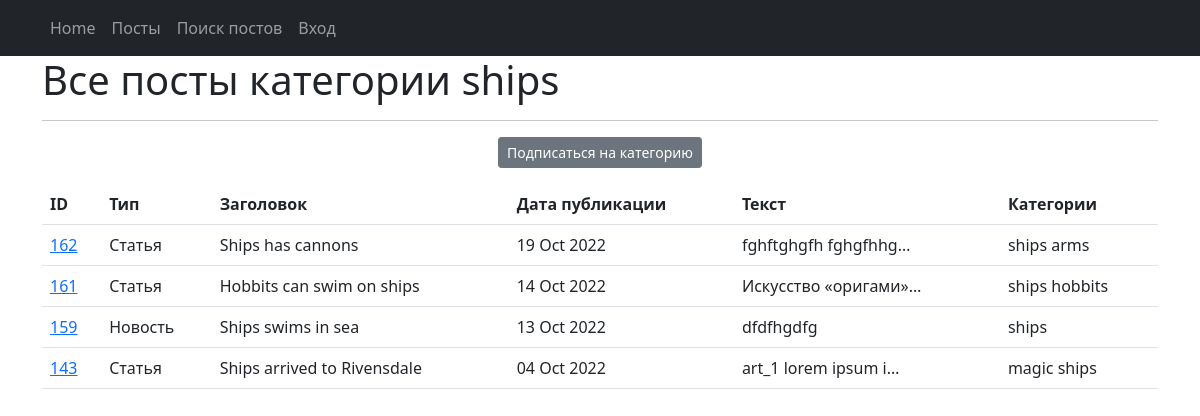
The app's page /news/categories/202, older data.
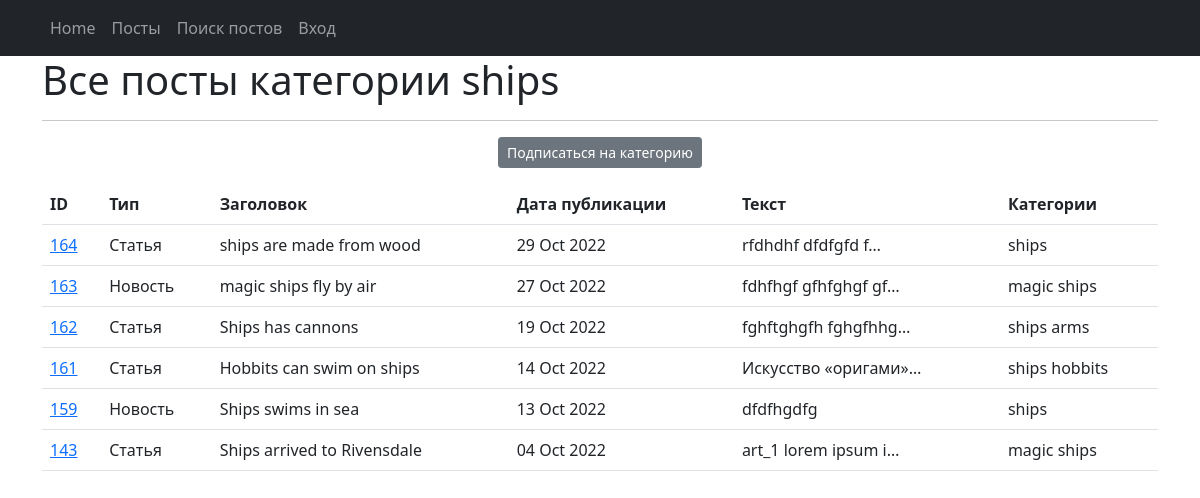
The same page, newer data.
### news/models.py (models this page shows, shortened)
class Category(models.Model):
    name = models.CharField(max_length=64, unique=True)
    subscribers = models.ManyToManyField(User, related_name='categories')
    def __str__(self):
        return str(self.name)

class Post(models.Model):
    article = 'AR'
    news = 'NW'
    POSITIONS = [
        (article, 'Статья'),
        (news, 'Новость'),
    ]
    author = models.ForeignKey('Author', on_delete=models.CASCADE)
    post_type = models.CharField(
        max_length=2, choices=POSITIONS, default=news)
    time_create = models.DateTimeField(auto_now_add=True)
    category = models.ManyToManyField(
        'Category', through='Postcategory')
    head = models.CharField(max_length=128)
    text = models.TextField(default='')
    rating = models.IntegerField(default=0)

### news/views.py (the view)
# urls.py: path('categories/<int:pk>', CategoryNewsList.as_view(), name='news_category'),
class CategoryNewsList(ListView):
    model = Post
    template_name = 'news_category.html'
    context_object_name = 'news_category'
    def get_queryset(self):
        self.category = get_object_or_404(Category, id=self.kwargs['pk'])
        return super().get_queryset().filter(category=self.category).order_by('-time_create')
    def get_context_data(self, **kwargs):
        context = super().get_context_data(**kwargs)
        context['is_not_subscriber'] = self.request.user not in self.category.subscribers.all()
        context['category'] = self.category
        return context

### news/templatetags/custom_filters.py (called while the page is built)
@register.filter()
def censor(value, code='wolf'):
    len_1 = len(code)-1
    code_1 = code.lower().title()
    code_2 = code.lower()
    val_1 = value.replace(code_1, f'{code_1[0]}{len_1*"*"}').replace(code_2, f'{code_2[0]}{len_1*"*"}')
    return val_1

### news/templatetags/custom_tags.py (called while the page is built)
@register.simple_tag()
def current_time(format_string='%b %d %Y'):
    return datetime.utcnow().strftime(format_string)

### templates/news_category.html (shortened to what this page needs)
{% extends 'flatpages/default.html' %}
{% load custom_filters %}
{% load custom_tags %}
{% block content %}
<h1>Все посты категории {{category}}</h1>
   <hr>
{% if news_category %}
{% if is_not_subscriber %}
        <p class="text-center"><a href="{% url 'news_subscribe' category.id %}" class="btn btn-secondary btn-sm">Подписаться на категорию</a></p>
{% endif %}
<table class="table">
    <tr>
        <th>ID</th>
        <th>Тип</th>
        <th>Заголовок</th>
        <th>Дата публикации</th>
        <th>Текст</th>
        <th>Категории</th>
    </tr>
    {% for neww in news_category %}
    <tr>
        <td><a href="/news/{{neww.id}}"> {{neww.id }}</a></td>
        <td>{{ neww.get_post_type_display}}</td>
        <td>{{ neww.head | censor | censor:"Sword"}}</td>
        <td>{{ neww.time_create | date:'d M Y'}}</td>
        <td>{{ neww.text|truncatechars:20 }}</td>
        <td>{% for category in neww.category.all %}
                {{category}}
            {% endfor %}
        </td>
    </tr>
    {% endfor %}
</table>
{% else %}
    <h2>Новостей нет!</h2>
{% endif %}
{% endblock content %}

### templates/flatpages/default.html (shortened to what this page needs)
<!DOCTYPE html>
<html lang="en">
    <head>
        {% load static %}
        <link href="{% static 'css/styles.css' %}" rel="stylesheet" />
    </head>
    <body>
        <nav class="navbar navbar-expand-lg navbar-dark bg-dark static-top">
            <div class="container">
                <div class="collapse navbar-collapse" id="navbarResponsive">
                    <ul class="navbar-nav ml-auto">
                        <li class="nav-item active">
                            <a class="nav-link" href="/">Home
                            </a>
                        </li>
                        <li class="nav-item">
                            <a class="nav-link" href="/news/">Посты</a>
                        </li>
                        <li class="nav-item">
                            <a class="nav-link" href="/news/search/">Поиск постов</a>
                        </li>
                        <li class="nav-item">
                            {% if user.is_authenticated %}
                            <a class="nav-link" href="#">
                                Пользователь {{ user.username }}
                            </a>
                            {% else %}
                            <a class="nav-link" href="/accounts/login/">Вход</a>
                            {% endif %}
                        </li>
                    </ul>
                </div>
            </div>
         </nav>
        <div class="container">
            <div class="row">
                <div class="col-lg-12">
                    {% block content %}{% endblock content %}
                </div>
            </div>
         </div>
    </body>
</html>

Row changes from the older to the newer data that the page shows:
added Post: id "164", post_type "Статья", head|censor "ships are made from wood", time_create "29 Oct 2022", text "rfdhdhf dfdfgfd f…", Category (name "ships")
added Post: id "163", post_type "Новость", head|censor "magic ships fly by air", time_create "27 Oct 2022", text "fdhfhgf gfhfghgf gf…", Category (name "magic"), Category (name "ships")
